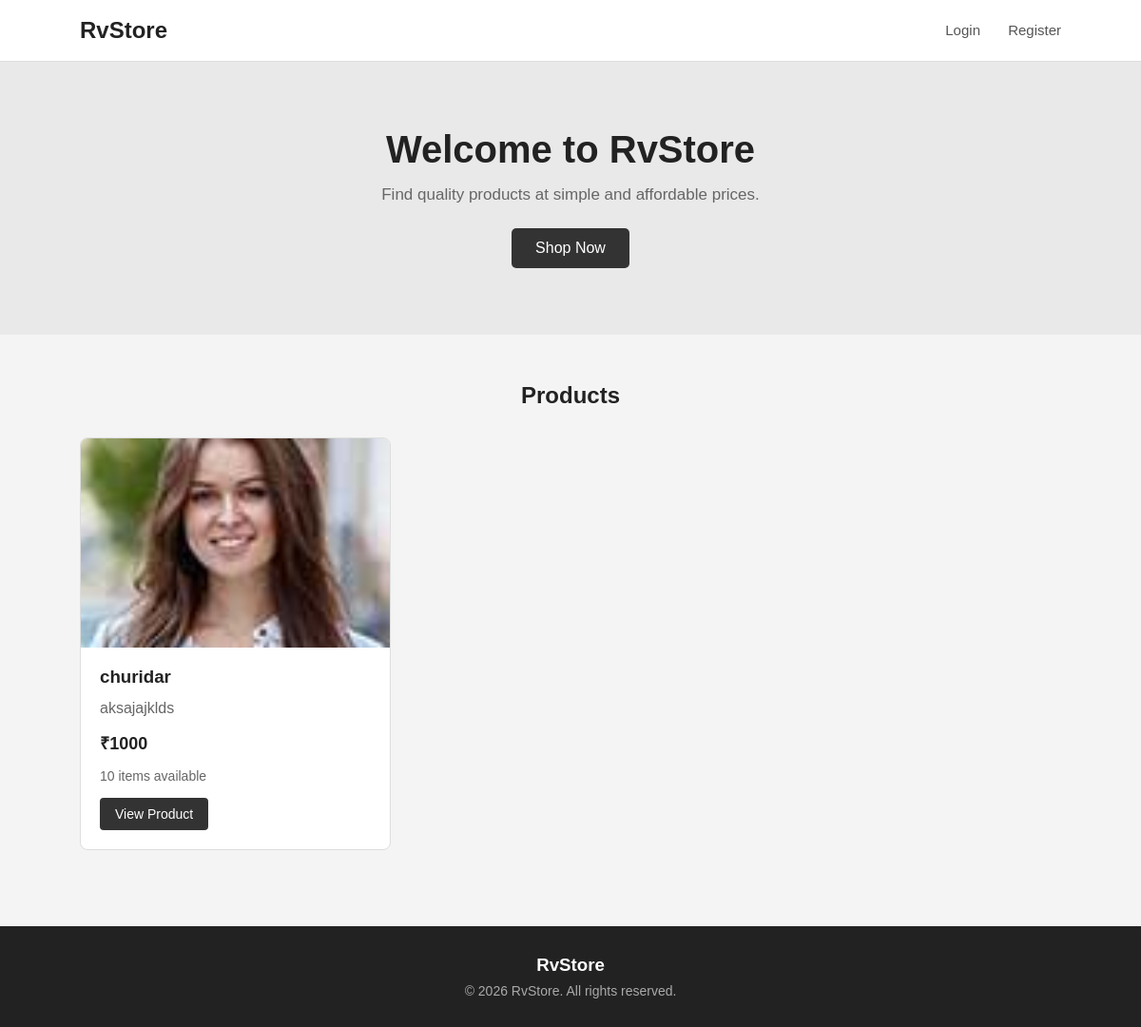
Before: / with the older database file.
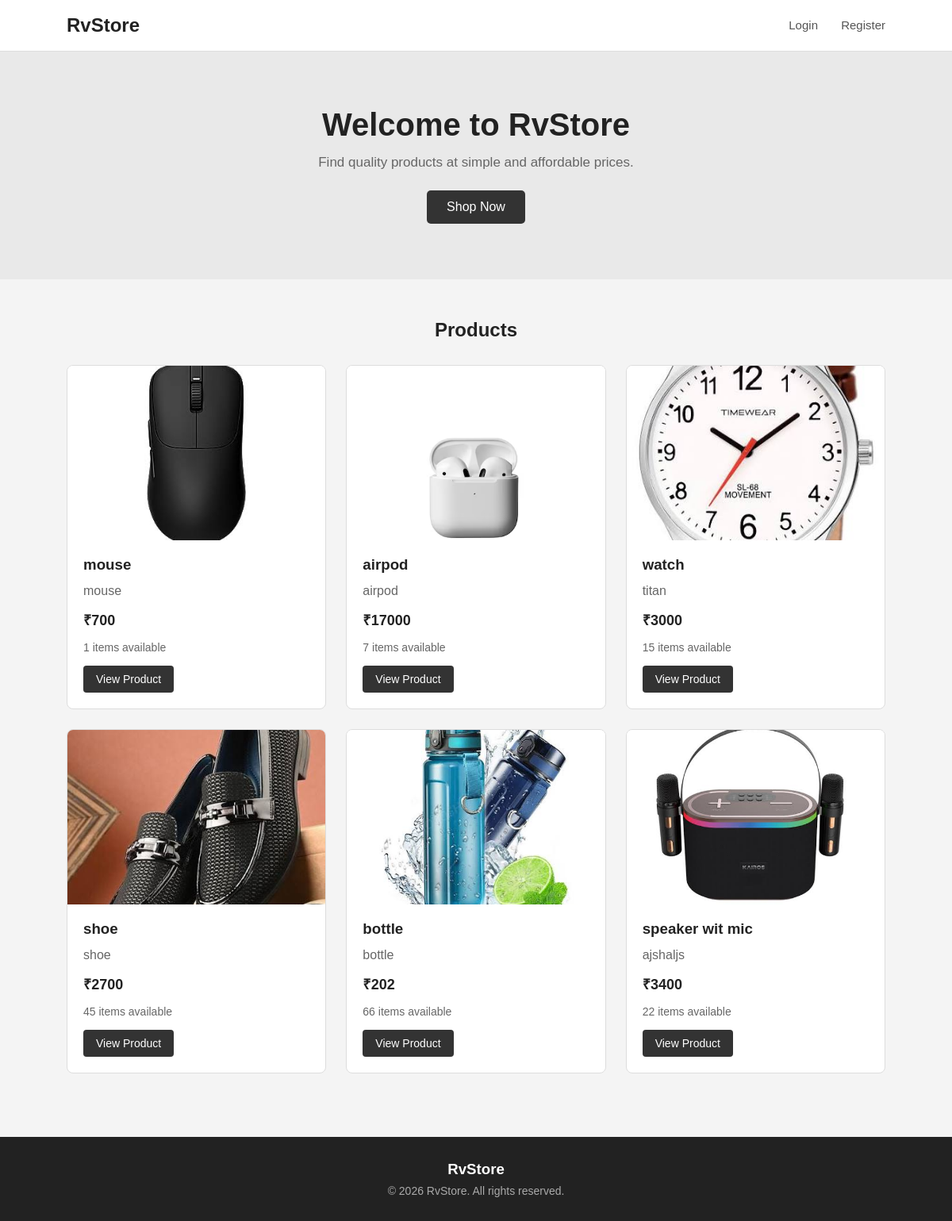
After: the same page with the newer database file.
### ecomapp/models.py (models this page shows, shortened)
class Product(models.Model):
    product_name=models.CharField(max_length=100)
    category=models.ForeignKey(Category,on_delete=models.CASCADE)
    description=models.CharField(max_length=100)
    price=models.PositiveIntegerField()
    image=models.ImageField(upload_to='product_images')
    stock = models.PositiveIntegerField(default=0)

### ecomapp/views.py (the view)
# urls.py: path('', IndexView.as_view(), name='home'),
class IndexView(View):
    def get(self, request):
        products = Product.objects.filter(
            category__is_active=True
        )
        return render(
            request,
            "index.html",
            {
                "products": products
            }
        )

### ecomapp/context_processors.py (called while the page is built)
def cart_count(request):
    cart=request.session.get('cart',{})
    count=sum(cart.values())
    return {'cart_count':count}

### ecomapp/templates/index.html (shortened to what this page needs)
<!DOCTYPE html>
<html lang="en">
<head>
</head>
<body>
    <header>
        <div class="logo">
            RvStore
        </div>
        <nav>
            <a href="{% url 'login' %}">
                Login
            </a>
            <a href="{% url 'register' %}">
                Register
            </a>
        </nav>
    </header>
    <section class="hero">
        <h1>
            Welcome to RvStore
        </h1>
        <p>
            Find quality products at simple and affordable prices.
        </p>
        <a href="#products"
           class="shop-btn">
            Shop Now
        </a>
    </section>
    <section class="section"
             id="products">
        <h2>
            Products
        </h2>
        <div class="cards">
            {% if products %}
                {% for product in products %}
                    <div class="card">
                        <div class="card-image">
                            {% if product.image %}
                                <img
                                    src="{{ product.image.url }}"
                                    alt="{{ product.product_name }}"
                                >
                            {% else %}
                                No Image
                            {% endif %}
                        </div>
                        <div class="card-content">
                            <h3>
                                {{ product.product_name }}
                            </h3>
                            <p>
                                {{ product.description }}
                            </p>
                            <div class="price">
                                ₹{{ product.price }}
                            </div>
                            <div class="stock">
                                {% if product.stock > 0 %}
                                    {{ product.stock }} items available
                                {% else %}
                                    Out of stock
                                {% endif %}
                            </div>
                            <a
                                href="{% url 'product_detail' product.id %}"
                                class="view-btn"
                            >
                                View Product
                            </a>
                        </div>
                    </div>
                {% endfor %}
            {% else %}
                <div class="no-products">
                    <p>
                        No products available.
                    </p>
                </div>
            {% endif %}
        </div>
    </section>
    <footer>
        <h3>
            RvStore
        </h3>
        <p>
            © 2026 RvStore. All rights reserved.
        </p>
    </footer>
</body>
</html>

### ecomapp/templates/index.html (style rules this page uses)
* { margin: 0; padding: 0; box-sizing: border-box; }
body { font-family: Arial, sans-serif; background: #f4f4f4; color: #333; }
header { background: #ffffff; border-bottom: 1px solid #ddd; padding: 18px 7%; display: flex; justify-content: space-between; align-items: center; }
.logo { font-size: 24px; font-weight: bold; color: #222; }
nav a { text-decoration: none; color: #555; margin-left: 25px; font-size: 15px; }
.hero { background: #e9e9e9; padding: 70px 7%; text-align: center; }
.hero h1 { font-size: 40px; margin-bottom: 15px; color: #222; }
.hero p { color: #666; font-size: 17px; margin-bottom: 25px; }
.shop-btn { display: inline-block; padding: 12px 25px; background: #333; color: white; text-decoration: none; border-radius: 5px; }
.section { padding: 50px 7%; }
.section h2 { text-align: center; margin-bottom: 30px; color: #222; }
.cards { display: grid; grid-template-columns: repeat(3, 1fr); gap: 25px; }
.card { background: white; border: 1px solid #ddd; border-radius: 8px; overflow: hidden; transition: 0.2s; }
.card-image { height: 220px; background: #eee; display: flex; justify-content: center; align-items: center; overflow: hidden; }
.card-image img { width: 100%; height: 100%; object-fit: cover; }
.card-content { padding: 20px; }
.card h3 { margin-bottom: 10px; color: #222; }
.card p { color: #666; line-height: 1.5; margin-bottom: 12px; }
.price { font-size: 18px; font-weight: bold; color: #222; margin-bottom: 15px; }
.stock { font-size: 14px; color: #666; margin-bottom: 15px; }
.view-btn { display: inline-block; text-decoration: none; background: #333; color: white; padding: 9px 16px; border-radius: 4px; font-size: 14px; }
footer { background: #222; color: white; text-align: center; padding: 30px; margin-top: 30px; }
footer p { color: #aaa; margin-top: 8px; font-size: 14px; }

Changed rows visible on the page:
removed Product: image (picture), product_name "churidar", description "aksajajklds", price "1000", stock "10"
added Product: image (picture), product_name "mouse", description "mouse", price "700", stock "1"
added Product: image (picture), product_name "airpod", description "airpod", price "17000", stock "7"
added Product: image (picture), product_name "watch", description "titan", price "3000", stock "15"
added Product: image (picture), product_name "shoe", description "shoe", price "2700", stock "45"
added Product: image (picture), product_name "bottle", description "bottle", price "202", stock "66"
added Product: image (picture), product_name "speaker wit mic", description "ajshaljs", price "3400", stock "22"
